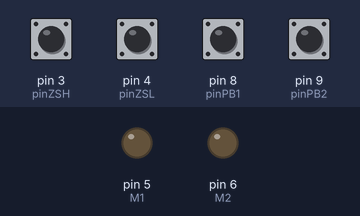
Bench run of a sketch on a simulated Arduino Uno, built with avr-gcc and run on an emulated ATmega328P. On the bench: output pins drawn as LEDs (lit = HIGH). The test bench sets the inputs (shaded band); at power-on: pin 3 (pinZSH), pin 4 (pinZSL), pin 8 (pinPB1), pin 9 (pinPB2) HIGH.

Above: at 1.2 s.
1.3 s: pin 8 (pinPB1) pulled LOW for 0.15 s
At 1.37 s:
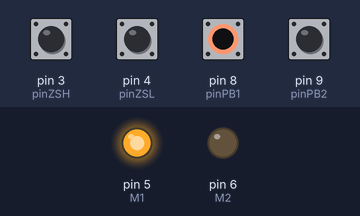
2.9 s: pin 9 (pinPB2) pulled LOW for 0.15 s
At 2.97 s:
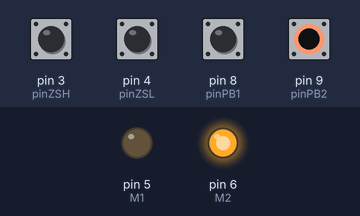
Timing chart, 0 to 5.9 s (numbered marks = the images above; inputs shaded):
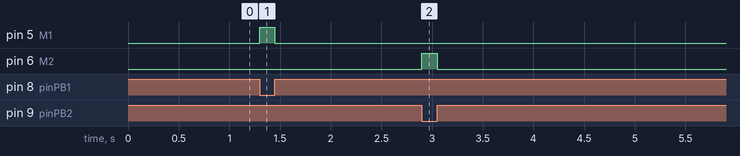

Measured:
- after the input at 1.3 s, pin 5 (M1): LOW → HIGH at once, → LOW 0.15 s later
- after the input at 2.9 s, pin 6 (M2): LOW → HIGH at once, → LOW 0.15 s later

The sketch:

IOT_EX_SENSORES.ino
```cpp
const int pinZSH = 3;
const int pinZSL = 4;
const int pinPB1 = 8;
const int pinPB2 = 9;
const int M1 = 5;
const int M2 = 6;
int auxCima = 0;
int auxBaixo = 0;

void setup() {
  pinMode(pinZSH, INPUT_PULLUP);
  pinMode(pinZSL, INPUT_PULLUP);
  pinMode(pinPB1, INPUT_PULLUP);
  pinMode (pinPB2, INPUT_PULLUP);
  pinMode(M1, OUTPUT);
  pinMode(M2, OUTPUT);
}

void loop() {
  bool ZSH = !digitalRead(pinZSH);
  bool ZSL = !digitalRead(pinZSL);
  bool PB1_Estado = !digitalRead(pinPB1);
  bool PB2_estado = !digitalRead(pinPB2);

  if (PB1_Estado && !ZSH && !auxBaixo){
      digitalWrite(M1, HIGH);
      auxCima = 1;
}  else{
        digitalWrite(M1, LOW);
        auxCima = 0;
  }

  if (PB2_estado && !ZSL && !auxCima){
        digitalWrite(M2, HIGH);
        auxBaixo = 1;
}  else{
        digitalWrite(M2, LOW);
        auxBaixo = 0;
  }
}
```
